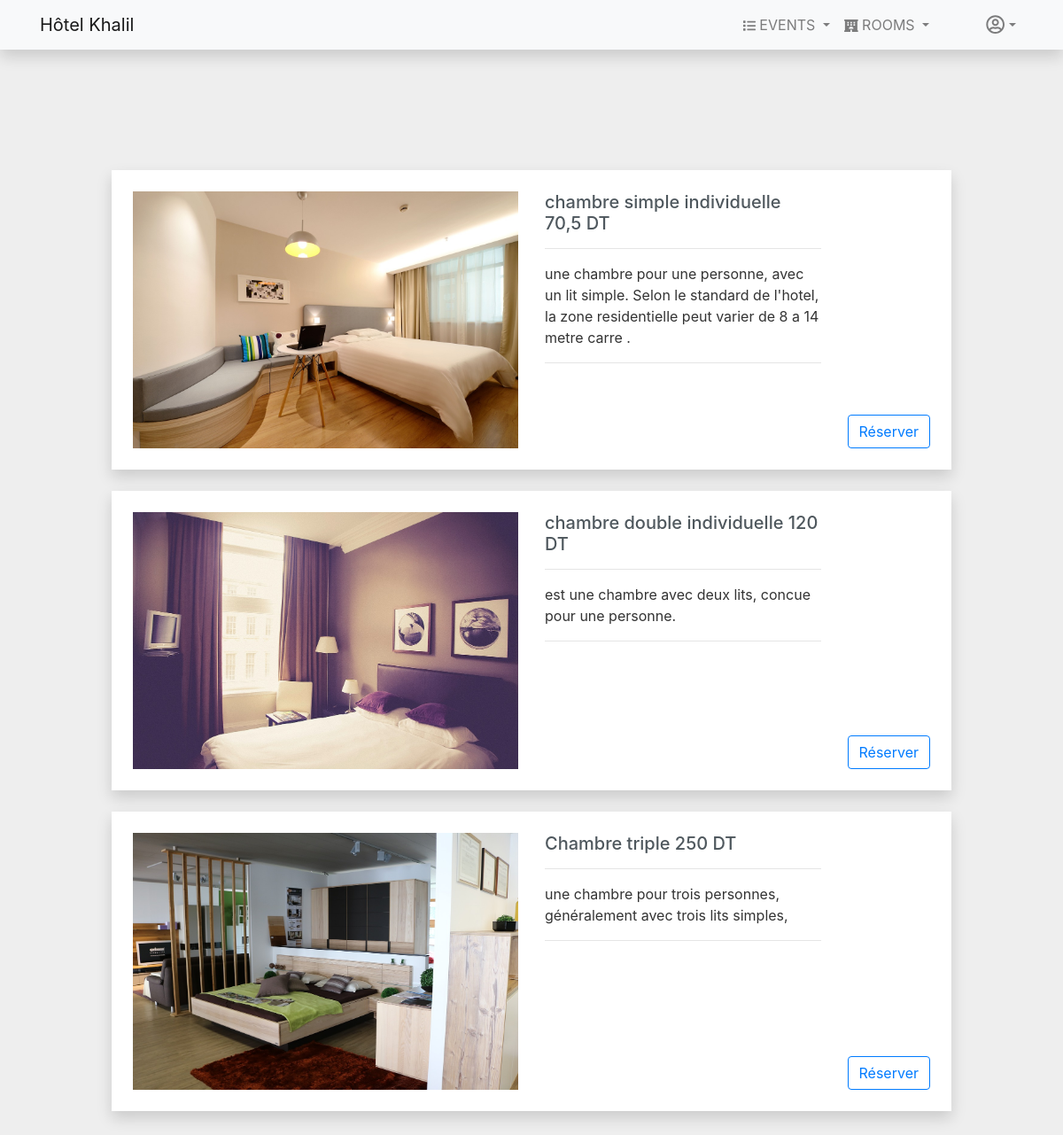
The app's page /chambres.php (signed in) with its own data.
### tables this page shows
CREATE TABLE `chambre` (
  `id_ch` int(10) UNSIGNED NOT NULL,
  `title` varchar(70) NOT NULL,
  `description` varchar(500) NOT NULL,
  `prix` varchar(30) NOT NULL,
  `path` varchar(300) DEFAULT NULL,
  `code_chambre` varchar(40) NOT NULL
);

### chambres.php (the view, shortened to what this page needs)
<?php
if (isset($_SESSION['id']))
{
  $db_username = 'root';
  $db_password = '';
  $db_name = 'khalil';
  $db_host = 'localhost';
  $db = mysqli_connect($db_host,$db_username,$db_password,$db_name) or die('Could not connect To database');
  $req = 'SELECT id_ch,title,description,prix,path from chambre where id_ch NOT IN( select id_ch from reservations where id_user ='.$_SESSION['id'].')';
  $exec = mysqli_query($db,$req);
?>
<!DOCTYPE html>
<html lang="en">
<head>
    <link rel="stylesheet" href="css/bootstrap.min.css">
    <link rel="stylesheet" href="css/main.css">
</head>
<body>
     <nav class="navbar navbar-expand-lg navbar-light bg-light shadow fixed-top">
        <div class="container">
          <a class="navbar-brand" href="index.php">Hôtel Khalil</a>
          <div class="collapse navbar-collapse" id="navbarResponsive">
            <ul class="navbar-nav ml-auto">
                      <li class="nav-item dropdown">
                        <a class="nav-link dropdown-toggle" href="#" id="navbarDropdown" role="button" data-toggle="dropdown" aria-haspopup="true" aria-expanded="false">
                        <i class="fas fa-list fa-sm"></i>&nbsp;Events
                        </a>
                     </li>
                     <li class="nav-item dropdown">
                        <a class="nav-link dropdown-toggle" href="#" id="navbarDropdown" role="button" data-toggle="dropdown" aria-haspopup="true" aria-expanded="false">
                        <i class="fas fa-hotel fa-sm"></i>&nbsp;Rooms
                        </a>
                     </li>
        <?php if(!isset($_SESSION['username'])) { ?>
            <li class="nav-item">
                <a class="nav-link rounded js-scroll-trigger ml-5" title="LOGIN" href="login.php"><i class="fas fa-sign-in-alt fa-lg"></i></a>
              </li>
        <?php } else{ ?>
            <li class="nav-item dropdown dropdown">
        <a class="nav-link dropdown-toggle ml-5 dropdown-toggle dropdown-toggle-split" href="#" id="navbarDropdown" role="button" data-toggle="dropdown" aria-haspopup="true" aria-expanded="false">
        <i class="far fa-user-circle fa-lg"></i>
        </a>
      </li>
        <?php } ?>
            </ul>
          </div>
        </div>
      </nav>
      <br><br><br><br>
      <section class="viewEvents container">
  <?php
        while ($chamber = mysqli_fetch_array($exec))
        {
          ?>
             <div class="details shadow mb-4 p-4">
            <div class="row">
              <div class="col-lg-6 col-md-6 col-xs-12">
                <img src="<?= $chamber['path']; ?>" alt="" >
              </div>
              <div class="col">
                <h5><?= $chamber['title']."  ".$chamber['prix']." DT"; ?></h5>
                <hr>
                <p class="text-dark"> <?= $chamber['description']; ?> </p>
                <hr>
              </div>
              <div class="col-auto align-self-end">
                <form action="reservation.php?id=<?=$chamber['id_ch'];?>" method="POST">
                    <button class="btn btn-outline-primary">Réserver</button>
              </form>
              </div>
            </div>
          </div>
        <?php } ?>
</body>
</html>
        <?php }
            else
            {
                header('Location:login.php');
            }
        ?>

### css/main.css (style rules this page uses)
html { scroll-behavior: smooth; font-family: 'Times New Roman', Times, serif; }
body { background-color:#eee; color: #4f585e; text-rendering: optimizeLegibility; }
.navbar .navbar-nav { text-transform: uppercase; }
.viewEvents { padding:6em; }
section .details { width: 100% !important; padding: 8px; background: #fff; margin-bottom: 15px; }
section .details img { width: 100%; }
section .details p { color: #333 !important; }

### records on screen
chambre: shows a picture, title "chambre simple individuelle", prix "70,5", description "une chambre pour une personne, avec un lit simple. Selon le standard de l'hotel, la zone residentielle peut varier de 8 a 14 metre carre ."
chambre: shows a picture, title "chambre double individuelle", prix "120", description "est une chambre avec deux lits, concue pour une personne."
chambre: shows a picture, title "Chambre triple", prix "250", description "une chambre pour trois personnes, généralement avec trois lits simples,"
